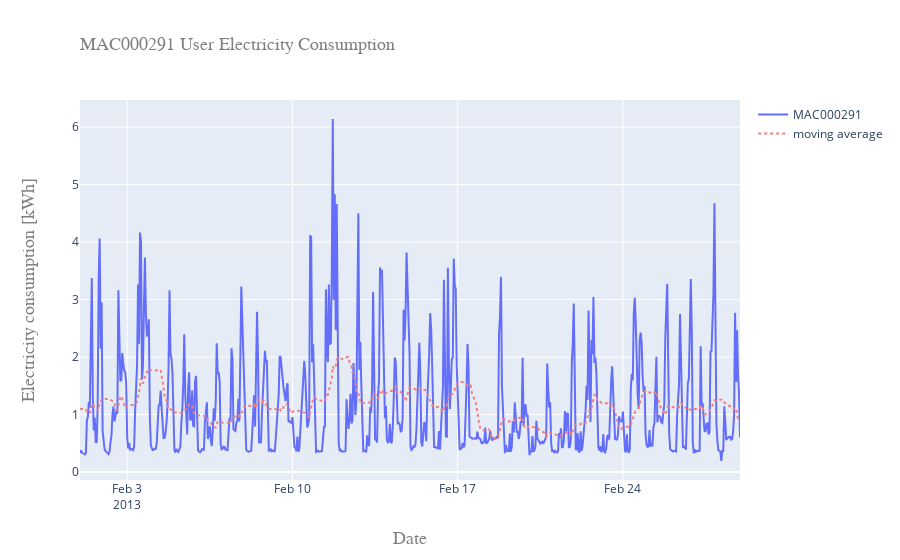

Notebook source saved alongside this figure:
### Code cell
fig = go.Figure()


fig.add_trace(go.Line(x=MAC000291_df_h['2013-02'].index,
                      y=MAC000291_df_h['2013-02']['kWh'], name="MAC000291"));


fig.add_trace(go.Line(x=moving_avg_24h['2013-02'].index,
                      y=moving_avg_24h['2013-02']['kWh'], name="moving average", 
                      line = dict(color='lightcoral', width=2, dash='dot')));


fig.update_layout(
    title=go.layout.Title(text="MAC000291 User Electricity Consumption", xref="paper", x=0, 
                          font=dict(family="Courier New, monospace", size=18, color="#7f7f7f")),
    xaxis=go.layout.XAxis(title=go.layout.xaxis.Title(text="Date", font=dict(family="Courier New, monospace",
                          size=18, color="#7f7f7f"))),
    yaxis=go.layout.YAxis(title=go.layout.yaxis.Title(text="Electricity consumption [kWh]",
                          font=dict(family="Courier New, monospace", size=18, color="#7f7f7f"))))

fig.show()

### Figure 1 — Plotly figure (JSON) as saved in the notebook; plotly's stock layout.template omitted (floating-point values rounded to 4 significant figures; data arrays with more than 128 entries replaced by an {"elided": "..."} marker saying what was removed)
{"data": [{"name": "MAC000291", "type": "scatter", "x": {"elided": "672 str values"}, "y": {"elided": "672 float values"}}, {"line": {"color": "lightcoral", "dash": "dot", "width": 2}, "name": "moving average", "type": "scatter", "x": {"elided": "672 str values"}, "y": {"elided": "672 float values"}}], "layout": {"title": {"font": {"color": "#7f7f7f", "family": "Courier New, monospace", "size": 18}, "text": "MAC000291 User Electricity Consumption", "x": 0, "xref": "paper"}, "xaxis": {"title": {"font": {"color": "#7f7f7f", "family": "Courier New, monospace", "size": 18}, "text": "Date"}}, "yaxis": {"title": {"font": {"color": "#7f7f7f", "family": "Courier New, monospace", "size": 18}, "text": "Electricity consumption [kWh]"}}}}
